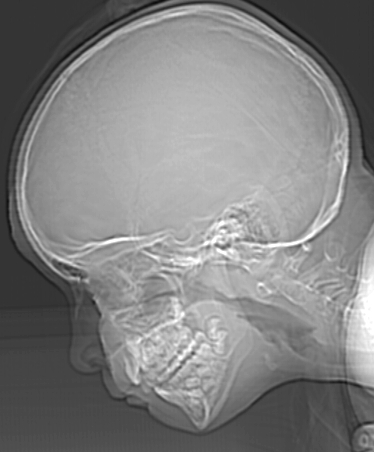
#> input picture Gray Level OR Point Level Transformation/Skull.jpg, 374 x 452 px
$ jupyter execute My_ImageProcessing_GrayLevelOperations.ipynb   (shell and % lines are left out)
#> lines starting #> are read from the running program, lines starting #| are printed output that depends on the picture
[cell 1]
import numpy as np
import cv2
import matplotlib.pyplot as plt

[cell 2]
from google.colab import drive
drive.mount('/content/drive')

[cell 3]
%cd /content/drive/MyDrive/Signal and Image Processing With Python/Section17_Gray Level OR Point Level Transformation

# Negative Point Transformation

[cell 4]
img = cv2.imread('Skull.jpg', 0)
#> img is the input picture: shape (452, 374); min 12, max 255, mean 129.4

[cell 5]
plt.figure(figsize=(12,6))
plt.imshow(img, cmap = 'gray')
plt.show()

[cell 6]
print(type(img))
#| <class 'numpy.ndarray'>
print(" ")
print(img.dtype)
#| uint8
print(" ")
print(img.shape)
#| (452, 374)
print(" ")
print(np.max(img))
#| 255
print(" ")
print(np.min(img))
#| 12

[cell 7]
img_negative = abs(255-img)
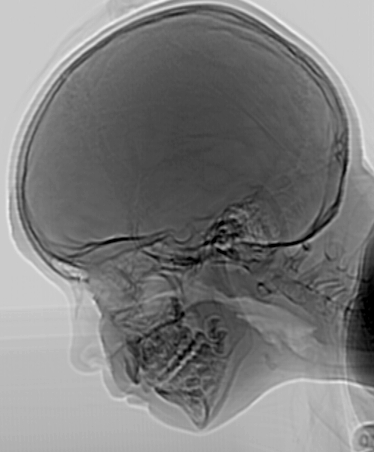
#> img_negative: shape (452, 374); min 0, max 243, mean 125.6

[cell 8]
plt.figure(figsize=(14,6))
plt.subplot(1,2,1)
plt.title("Original Image", fontsize = 15)
plt.imshow(img, cmap = 'gray')
plt.subplot(1,2,2)
plt.title("Negative Image", fontsize = 15)
plt.imshow(img_negative, cmap = 'gray')
plt.show()

[cell 9]
print(np.max(img_negative))
#| 243
print(" ")
print(np.min(img_negative))
#| 0

# Log Transformation

[cell 10]
moon = cv2.imread('moon.jpg',0)
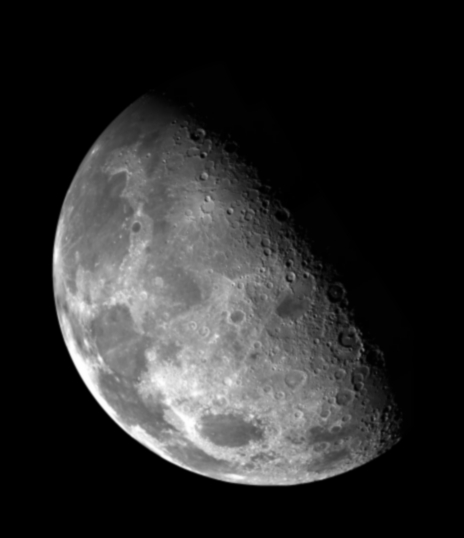
#> input picture Gray Level OR Point Level Transformation/moon.jpg, 464 x 538 px
#> moon is the input picture: shape (538, 464); min 0, max 255, mean 42.6

[cell 11]
plt.figure(figsize=(12,6))
plt.imshow(moon, cmap = 'gray')
plt.show()

[cell 12]
# Apply log transform.
c = 255/(np.log(1 + np.max(moon)))
#> c = 45.99
moon_logTransformed = c * (np.log(moon + 1))
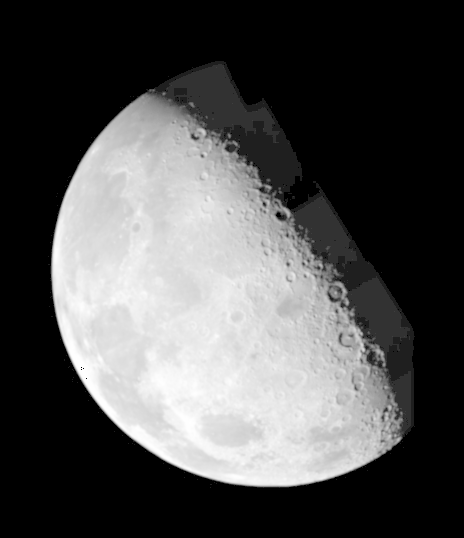
#> moon_logTransformed: shape (538, 464) float16; 0% of the values are NaN or infinite; the others: min 0, max 255, mean 80.19; drawn with min black, max white, NaN and infinite black

[cell 13]
print(moon_logTransformed.dtype)
#| float16

[cell 14]
# Specify the data type.
moon_logTransformed = np.array(moon_logTransformed, dtype = np.uint8)

[cell 15]
plt.figure(figsize=(14,7))
plt.subplot(1,2,1)
plt.title("Original Image", fontsize = 15)
plt.imshow(moon, cmap = 'gray')
plt.subplot(1,2,2)
plt.title("Log Transformed Image", fontsize = 15)
plt.imshow(moon_logTransformed, cmap = 'gray')
plt.show()

# Another Example

[cell 16]
rice = cv2.imread('rice.jpg',0)
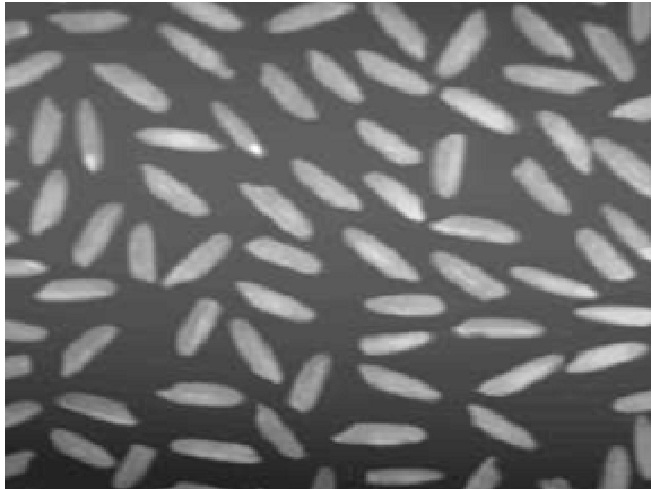
#> input picture Gray Level OR Point Level Transformation/rice.jpg, 651 x 489 px
#> rice is the input picture: shape (489, 651); min 27, max 255, mean 107.8

[cell 17]
plt.figure(figsize=(12,6))
plt.imshow(rice, cmap = 'gray')
plt.show()

[cell 18]
# Apply log transform.
c = 255/(np.log(1 + np.max(rice)))
rice_logTransformed = c * (np.log(rice + 1))
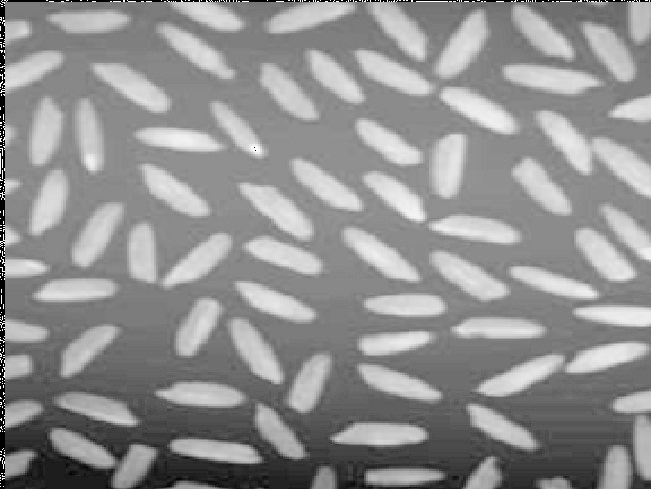
#> rice_logTransformed: shape (489, 651) float16; 0.88% of the values are NaN or infinite; the others: min 153.2, max 255, mean 211.6; drawn with min black, max white, NaN and infinite black

[cell 19]
# Specify the data type.
rice_logTransformed = np.array(rice_logTransformed, dtype = np.uint8)
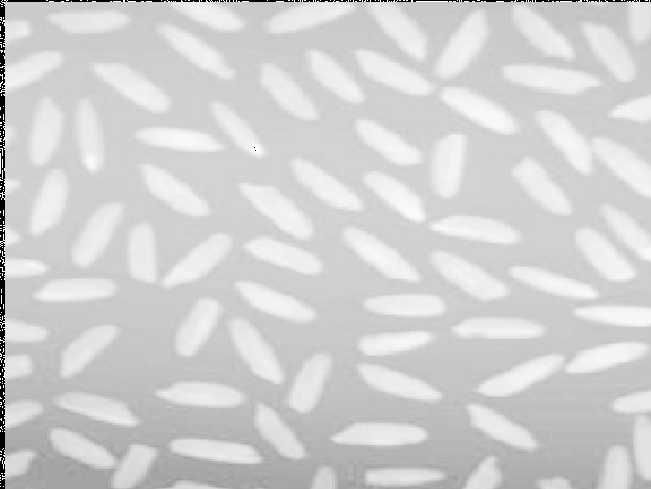
#> rice_logTransformed: shape (489, 651); min 0, max 255, mean 209.4

[cell 20]
plt.figure(figsize=(16,8))
plt.subplot(1,2,1)
plt.title("Original Image", fontsize = 15)
plt.imshow(rice, cmap = 'gray')
plt.subplot(1,2,2)
plt.title("Log Transformed Image", fontsize = 15)
plt.imshow(rice_logTransformed, cmap = 'gray')
plt.show()

# Power Law (Gamma Transformation)

[cell 21]
plt.figure(figsize=(16,8))
plt.imshow(moon, cmap = 'gray')
plt.show()

[cell 22]
moon_gamma = 1 * (moon ** 1.5)  # where c = 1  and gamma = 1.5

[cell 23]
moon_gamma = np.array(moon_gamma, dtype = np.uint8)
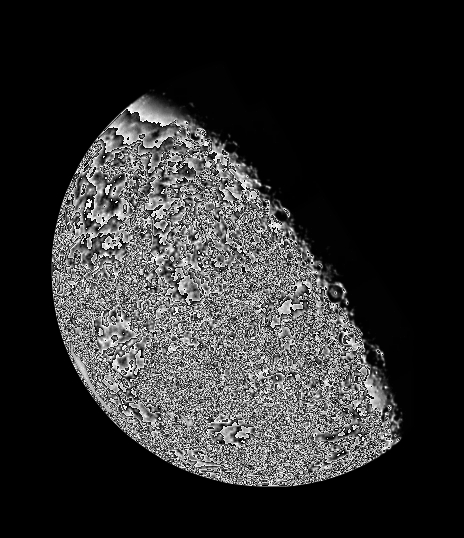
#> moon_gamma: shape (538, 464); min 0, max 253, mean 45.3

[cell 24]
plt.figure(figsize=(16,8))
plt.subplot(1,2,1)
plt.title("Original Image", fontsize = 15)
plt.imshow(moon, cmap = 'gray')
plt.subplot(1,2,2)
plt.title("Gamma Transformed Image for gamma = 1.5", fontsize = 15)
plt.imshow(moon_gamma, cmap = 'gray')
plt.show()

[cell 25]
moon_gamma_2 = 1 * (moon ** 0.3)  # where c = 1  and gamma = 0.3

[cell 26]
moon_gamma_2 = np.array(moon_gamma_2, dtype = np.uint8)
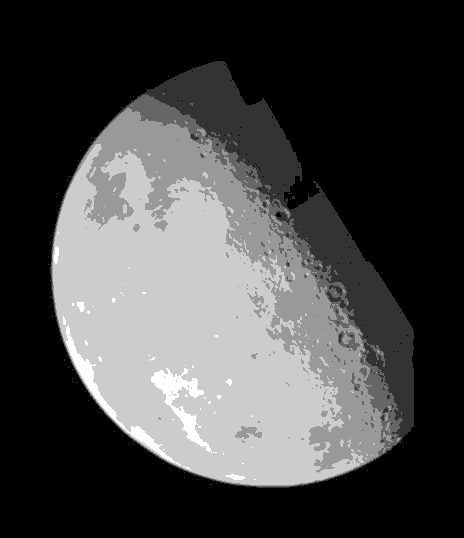
#> moon_gamma_2: shape (538, 464); min 0, max 5, mean 1.37; drawn with min black and max white

[cell 27]
plt.figure(figsize=(16,8))
plt.subplot(1,2,1)
plt.title("Original Image", fontsize = 15)
plt.imshow(moon, cmap = 'gray')
plt.subplot(1,2,2)
plt.title("Gamma Transformed Image for gamma = 0.3", fontsize = 15)
plt.imshow(moon_gamma_2, cmap = 'gray')
plt.show()

# Auto-contrast Function

[cell 28]
rice = cv2.imread('rice.jpg')

[cell 29]
plt.figure(figsize=(12,6))
plt.imshow(rice)
plt.show()

[cell 30]
rice_contrast = (255/(np.max(rice) - np.min(rice))) * (rice - np.min(rice))
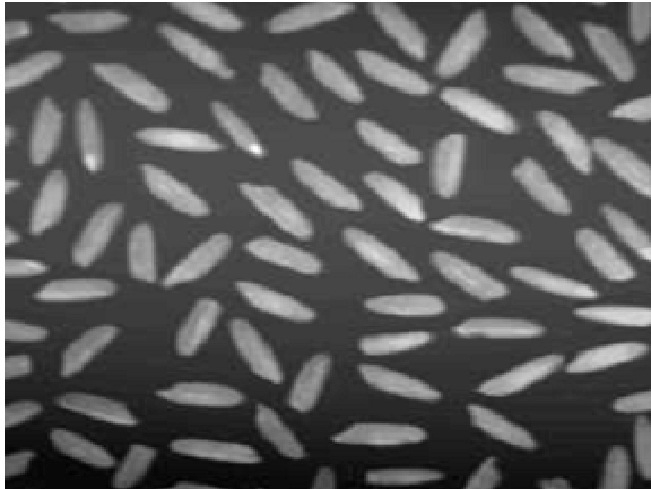
#> rice_contrast: shape (489, 651, 3) float64; min 0, max 255, mean 90.4

[cell 31]
rice_contrast = np.array(rice_contrast, dtype = np.uint8)

[cell 32]
plt.figure(figsize=(16,8))
plt.subplot(1,2,1)
plt.title("Original Image", fontsize = 15)
plt.imshow(rice, cmap = 'gray')
plt.subplot(1,2,2)
plt.title("Contrast Enhanced Image", fontsize = 15)
plt.imshow(rice_contrast, cmap = 'gray')
plt.show()

# Piecewise-Linear Transformation Functions

[cell 33]
def pixelVal(pix, r1, s1, r2, s2):
    if (0 <= pix and pix <= r1):
        return ((s1-0) / (r1-0)) * pix
    elif (r1 < pix and pix <= r2):
        return ((s2 - s1)/(r2 - r1)) * (pix - r1) + s1
    else:
        return ((255 - s2)/(255 - r2)) * (pix - r2) + s2

[cell 34]
# Define parameters.
r1 = 70
s1 = 0
r2 = 140
s2 = 255

[cell 35]
# Vectorize the function to apply it to each value in the Numpy array.
pixelVal_vec = np.vectorize(pixelVal)

[cell 36]
# Apply contrast stretching.
rice_piecewise = pixelVal_vec(rice, r1, s1, r2, s2)
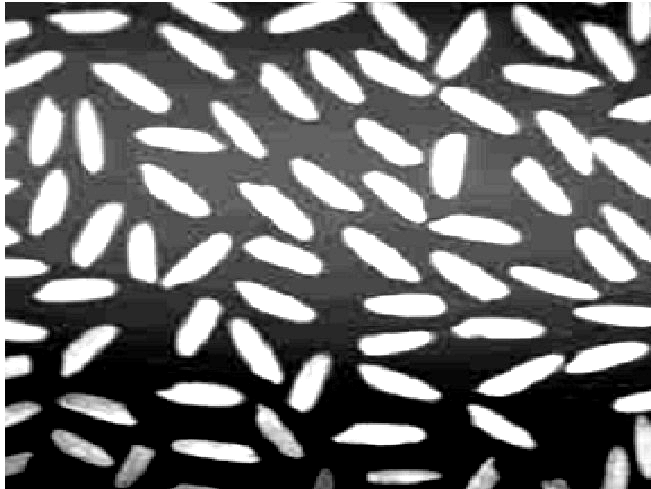
#> rice_piecewise: shape (489, 651, 3) float64; min 0, max 255, mean 116.4

[cell 37]
rice_piecewise = np.array(rice_piecewise, dtype = np.uint8)

[cell 38]
plt.figure(figsize=(16,8))
plt.subplot(1,2,1)
plt.title("Original Image", fontsize = 15)
plt.imshow(rice, cmap = 'gray')
plt.subplot(1,2,2)
plt.title("Contrast Enhanced by Piece Wise Linear Transformation", fontsize = 15)
plt.imshow(rice_piecewise, cmap = 'gray')
plt.show()

# Understanding np.vectorize

[cell 39]
def myfunc(a, b):
    "Return a-b if a>b, otherwise return a+b"
    if a > b:
        return a - b
    else:
        return a + b

[cell 40]
myfunc(3,4)

[cell 41]
vfunc = np.vectorize(myfunc)

[cell 42]
vfunc([1, 2, 3, 4], 2)
